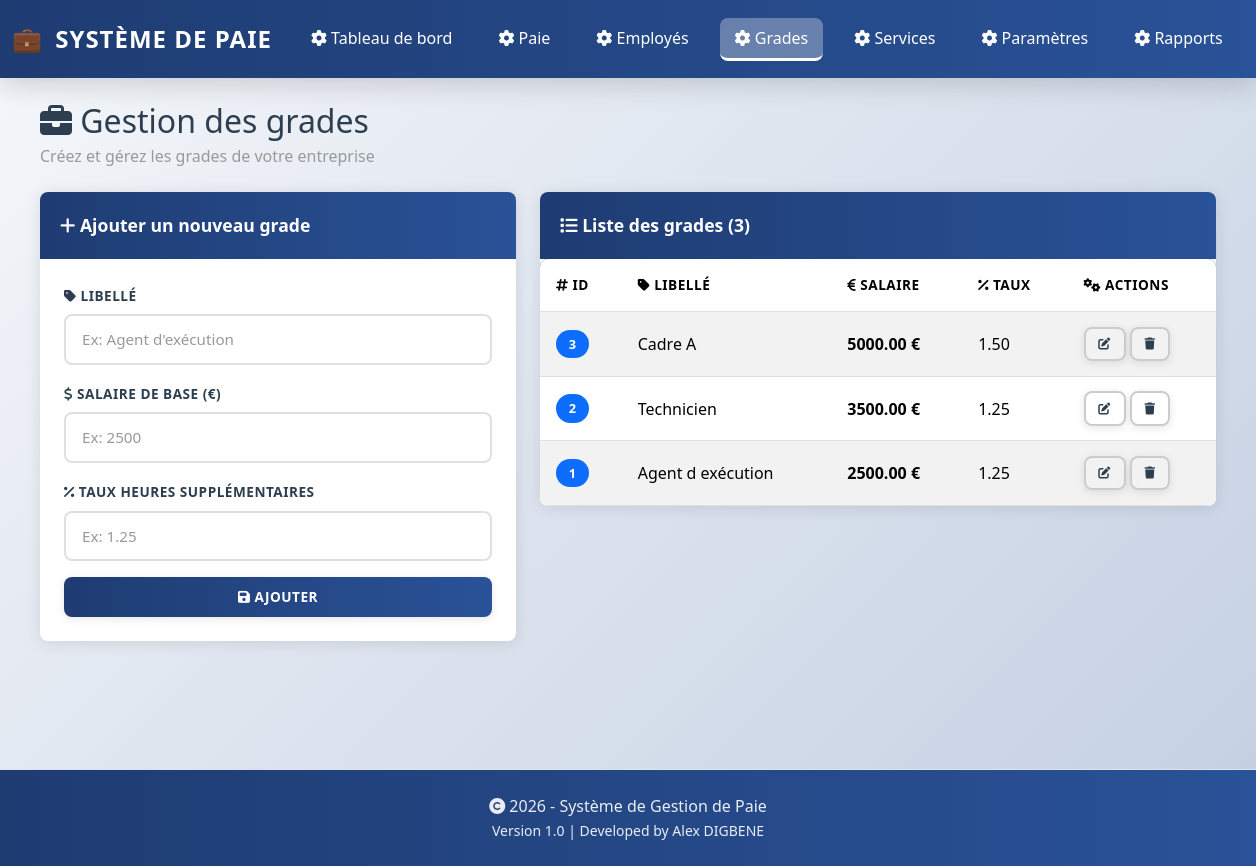
/grade.php, run on the app's committed database.
### tables this page shows
CREATE TABLE IF NOT EXISTS Grade (
    Id_Grade INT NOT NULL AUTO_INCREMENT,
    libelle_grade VARCHAR(50) NOT NULL,
    salaire_base DECIMAL(15,2) NOT NULL,
    taux_heures_supp DECIMAL(5,2) NOT NULL,
    CONSTRAINT PK_Grade PRIMARY KEY (Id_Grade)
);

### config.php (called while the page is built, shortened)
<?php
function h($value) {
    return htmlspecialchars($value, ENT_QUOTES, 'UTF-8');
}

### functions.php (called while the page is built, shortened)
<?php
require_once __DIR__ . '/config.php';
function queryAll($sql) {
    global $mysqli;
    $result = $mysqli->query($sql);
    return $result;
}

### grade.php (the view, shortened to what this page needs)
<?php
require_once __DIR__ . '/functions.php';
$grades = queryAll('SELECT * FROM Grade ORDER BY Id_Grade DESC');
$edited = null;
?>
<?php include 'header.php'; ?>
<div class="mb-4">
    <h2 class="mb-1"><i class="fas fa-briefcase"></i> Gestion des grades</h2>
    <p class="text-muted">Créez et gérez les grades de votre entreprise</p>
</div>
<div class="row">
    <div class="col-lg-5">
        <div class="card mb-4">
            <div class="card-header">
                <i class="fas fa-<?= $edited ? 'edit' : 'plus' ?>"></i> <?= $edited ? 'Modifier un grade' : 'Ajouter un nouveau grade' ?>
            </div>
            <div class="card-body">
                <form method="post" action="grade.php">
                    <div class="mb-3">
                        <label class="form-label"><i class="fas fa-tag"></i> Libellé</label>
                        <input name="libelle" class="form-control" placeholder="Ex: Agent d'exécution" required value="<?= h($edited['libelle_grade'] ?? '') ?>">
                    </div>
                    <div class="mb-3">
                        <label class="form-label"><i class="fas fa-dollar-sign"></i> Salaire de base (€)</label>
                        <input name="salaire_base" type="number" step="0.01" class="form-control" placeholder="Ex: 2500" required value="<?= h($edited['salaire_base'] ?? '') ?>">
                    </div>
                    <div class="mb-3">
                        <label class="form-label"><i class="fas fa-percent"></i> Taux heures supplémentaires</label>
                        <input name="taux_heures_supp" type="number" step="0.01" class="form-control" placeholder="Ex: 1.25" required value="<?= h($edited['taux_heures_supp'] ?? '') ?>">
                    </div>
                    <div class="d-grid gap-2">
                        <button class="btn btn-primary" type="submit">
                            <i class="fas fa-save"></i> <?= $edited ? 'Mettre à jour' : 'Ajouter' ?>
                        </button>
                    </div>
                </form>
            </div>
        </div>
    </div>
    <div class="col-lg-7">
        <div class="card">
            <div class="card-header">
                <i class="fas fa-list"></i> Liste des grades (<?= $grades->num_rows ?>)
            </div>
            <div class="table-responsive">
                <table class="table table-striped mb-0">
                    <thead>
                        <tr>
                            <th><i class="fas fa-hashtag"></i> ID</th>
                            <th><i class="fas fa-tag"></i> Libellé</th>
                            <th><i class="fas fa-euro-sign"></i> Salaire</th>
                            <th><i class="fas fa-percent"></i> Taux</th>
                            <th><i class="fas fa-cogs"></i> Actions</th>
                        </tr>
                    </thead>
                    <tbody>
                        <?php while ($grade = $grades->fetch_assoc()): ?>
                            <tr>
                                <td><span class="badge bg-primary"><?= h($grade['Id_Grade']) ?></span></td>
                                <td><?= h($grade['libelle_grade']) ?></td>
                                <td><strong><?= h($grade['salaire_base']) ?> €</strong></td>
                                <td><?= h($grade['taux_heures_supp']) ?></td>
                                <td>
                                    <a href="grade.php?action=edit&id=<?= h($grade['Id_Grade']) ?>" class="btn btn-sm btn-outline-secondary" title="Modifier">
                                        <i class="fas fa-edit"></i>
                                    </a>
                                    <a href="grade.php?action=delete&id=<?= h($grade['Id_Grade']) ?>" class="btn btn-sm btn-outline-danger" onclick="return confirm('Supprimer ce grade ?');" title="Supprimer">
                                        <i class="fas fa-trash"></i>
                                    </a>
                                </td>
                            </tr>
                        <?php endwhile; ?>
                    </tbody>
                </table>
            </div>
        </div>
    </div>
</div>
<?php include 'footer.php'; ?>

### header.php (shortened to what this page needs)
<?php
require_once __DIR__ . '/functions.php';
$navItems = [
    'index.php' => 'Tableau de bord',
    'paie.php' => 'Paie',
    'employe.php' => 'Employés',
    'grade.php' => 'Grades',
    'service.php' => 'Services',
    'parametres.php' => 'Paramètres',
    'rapport_salaires.php' => 'Rapports',
];
$currentPage = basename($_SERVER['PHP_SELF']);
?>
<!doctype html>
<html lang="fr">
<head>
    <link rel="stylesheet" href="https://cdn.jsdelivr.net/npm/bootstrap@5.3.2/dist/css/bootstrap.min.css">
    <link rel="stylesheet" href="https://cdnjs.cloudflare.com/ajax/libs/font-awesome/6.4.0/css/all.min.css">
    <link rel="stylesheet" href="styles.css">
</head>
<body>
<nav class="navbar navbar-expand-lg navbar-dark bg-primary">
    <div class="container-fluid">
        <a class="navbar-brand" href="index.php">Système de Paie</a>
        <ul class="navbar-nav ms-auto d-flex flex-row">
                <?php foreach ($navItems as $file => $label): ?>
                    <li class="nav-item">
                        <a class="nav-link <?= $file === $currentPage ? 'active' : '' ?>" href="<?= $file ?>">
                            <i class="fas fa-cog"></i> <?= $label ?>
                        </a>
                    </li>
                <?php endforeach; ?>
            </ul>
    </div>
</nav>
<main class="py-4">
<div class="container">

### footer.php (shortened to what this page needs)
    </div>
</main>
<footer class="mt-5 py-4 bg-light border-top text-center text-muted">
    <div class="container">
        <p class="mb-0"><i class="fas fa-copyright"></i> 2026 - Système de Gestion de Paie</p>
        <small>Version 1.0 | Developed by Alex DIGBENE</small>
    </div>
</footer>
</body>
</html>

### styles.css (style rules this page uses)
:root { --primary: #1e3c72; --secondary: #2a5298; --success: #27ae60; --danger: #e74c3c; --warning: #f39c12; --info: #3498db; --light: #ecf0f1; --dark: #2c3e50; --border-radius: 8px; --shadow: 0 2px 15px rgba(0,0,0,0.1); --shadow-lg: 0 8px 25px rgba(0,0,0,0.15); }
* { margin: 0; padding: 0; box-sizing: border-box; }
body { font-family: 'Segoe UI', Tahoma, Geneva, Verdana, sans-serif; background: linear-gradient(135deg, #f5f7fa 0%, #c3cfe2 100%); color: var(--dark); min-height: 100vh; }
.navbar { background: linear-gradient(90deg, var(--primary) 0%, var(--secondary) 100%) !important; box-shadow: var(--shadow-lg); padding: 1rem 0 !important; }
.navbar .container-fluid { display: flex !important; align-items: center !important; flex-wrap: nowrap !important; }
.navbar-brand { font-size: 1.5rem; font-weight: 700; letter-spacing: 1px; text-transform: uppercase; }
.navbar-brand:before { content: "💼 "; margin-right: 5px; }
.nav-link { margin: 0 8px; padding: 8px 15px !important; border-radius: var(--border-radius); transition: all 0.3s ease; font-weight: 500; position: relative; }
.nav-link { color: white !important; }
.navbar-brand, .navbar-nav .nav-link { color: white !important; }
.nav-link.active { background: rgba(255,255,255,0.3); border-bottom: 3px solid #fff; color: white !important; }
.navbar-nav { flex-direction: row !important; display: flex !important; flex-wrap: nowrap !important; }
.navbar-nav .nav-item { display: inline-flex !important; }
.nav-link { white-space: nowrap !important; display: inline-block !important; }
h1, h2, h3, h4, h5, h6 { color: var(--dark); }
.container { max-width: 1200px; }
.card { border: none; border-radius: var(--border-radius); box-shadow: var(--shadow); transition: all 0.3s ease; overflow: hidden; }
.card-header { background: linear-gradient(90deg, var(--primary) 0%, var(--secondary) 100%); color: white; font-weight: 600; border: none; padding: 1.25rem; font-size: 1.1rem; }
.card-body { padding: 1.5rem; }
.form-label { font-weight: 600; color: var(--dark); margin-bottom: 0.5rem; text-transform: uppercase; font-size: 0.85rem; letter-spacing: 0.5px; }
.form-control, .form-select { border: 2px solid #e0e0e0; border-radius: var(--border-radius); padding: 0.75rem 1rem; font-size: 0.95rem; transition: all 0.3s ease; }
.form-control::placeholder { color: #999; }
.btn { border: none; border-radius: var(--border-radius); font-weight: 600; padding: 0.6rem 1.2rem; transition: all 0.3s ease; text-transform: uppercase; font-size: 0.85rem; letter-spacing: 0.5px; box-shadow: 0 2px 8px rgba(0,0,0,0.1); }
.btn-primary { background: linear-gradient(90deg, var(--primary) 0%, var(--secondary) 100%); color: white; }
.btn-outline-secondary, .btn-outline-danger { border: 2px solid #ccc; color: var(--dark); }
.btn-sm { padding: 0.4rem 0.8rem; font-size: 0.75rem; }
.table { background: white; border-radius: var(--border-radius); overflow: hidden; }
.table thead { background: linear-gradient(90deg, var(--primary) 0%, var(--secondary) 100%); color: white; }
.table-striped tbody tr:nth-of-type(odd) { background: rgba(0,0,0,0.02); }
.table tbody tr { transition: all 0.2s ease; border-bottom: 1px solid #e0e0e0; }
.table th { font-weight: 700; text-transform: uppercase; font-size: 0.85rem; letter-spacing: 0.5px; padding: 1rem; }
.table td { padding: 0.9rem 1rem; vertical-align: middle; }
.badge { padding: 0.5rem 0.8rem; border-radius: 20px; font-weight: 600; font-size: 0.8rem; letter-spacing: 0.5px; }
.card { animation: fadeIn 0.5s ease; }
.text-muted { color: #999 !important; }
main { min-height: calc(100vh - 200px); }
footer { background: linear-gradient(90deg, var(--primary) 0%, var(--secondary) 100%) !important; color: white !important; margin-top: auto; border-top: none !important; }
footer p, footer small { color: rgba(255,255,255,0.9) !important; }
body > main > .container > :last-child { margin-bottom: 2rem; }

### data on the page
grade: Id_Grade "3", libelle_grade "Cadre A", salaire_base "5000.00", taux_heures_supp "1.50"
grade: Id_Grade "2", libelle_grade "Technicien", salaire_base "3500.00", taux_heures_supp "1.25"
grade: Id_Grade "1", libelle_grade "Agent d exécution", salaire_base "2500.00", taux_heures_supp "1.25"

### other printed values
$label "Tableau de bord"
$label "Paie"
$label "Employés"
$label "Grades"
$label "Services"
$label "Paramètres"
$label "Rapports"
$grades->num_rows "3"
